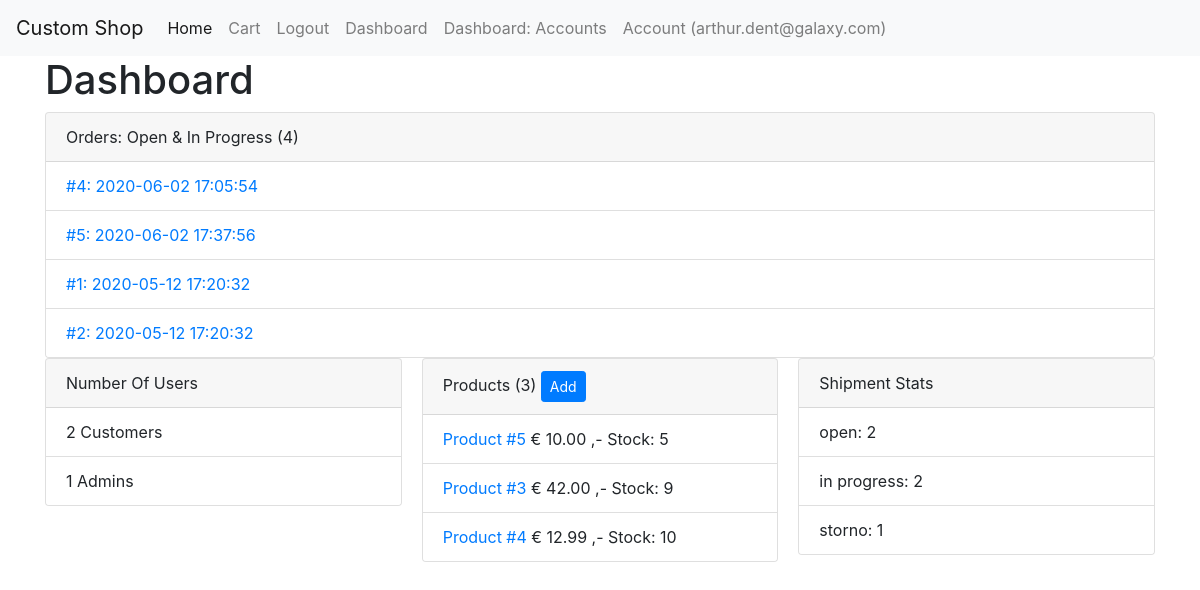
The app's page /dashboard (signed in) with its own data.
### tables this page shows
CREATE TABLE IF NOT EXISTS `orders` (
                                        `id` int(11) NOT NULL AUTO_INCREMENT,
                                        `crdate` timestamp NOT NULL DEFAULT CURRENT_TIMESTAMP COMMENT 'creation date',
                                        `user_id` int(11) NOT NULL,
                                        `products` text NOT NULL COMMENT 'Serialization or ordered products',
                                        `delivery_address_id` int(11) NOT NULL,
                                        `invoice_address_id` int(11) NOT NULL,
                                        `payment_id` int(11) NOT NULL,
                                        `status` enum('open','in progress','in delivery','storno','delivered') NOT NULL,
                                        PRIMARY KEY (`id`)
);

CREATE TABLE IF NOT EXISTS `products` (
                                          `id` int(11) NOT NULL AUTO_INCREMENT,
                                          `name` varchar(255) NOT NULL,
                                          `description` text,
                                          `price` float NOT NULL,
                                          `stock` int(11) NOT NULL,
                                          `images` text,
                                          PRIMARY KEY (`id`)
);

### core/View.php (called while the page is built, shortened)
<?php
class View
{
    public static function load (string $view, array $params = [], string $layout = 'main')
    {
        require_once __DIR__ . "/../resources/views/layouts/$layout.php";
    }
}

### app/Controllers/AdminController.php (called while the page is built, shortened)
<?php
class AdminController
{
    public function dashboard ()
    {
        $db = new Database();
        $numberOfUsers = $db->query("SELECT COUNT(*) AS numberofusers, is_admin FROM users GROUP BY is_admin");
        $products = Product::all();
        usort($products, function ($a, $b) {
            if ($a->stock === $b->stock) {
                return 0;
            }
            if ($a->stock < $b->stock) {
                return -1;
            } else {
                return 1;
            }
        });
        $productStats = $db->query('SELECT COUNT(*) AS count, status AS label FROM orders GROUP BY status');
        $openOrders = Order::findByStatus('open');
        $inProgressOrders = Order::findByStatus('in progress');
        $ordersToList = array_merge($openOrders, $inProgressOrders);
        View::load('admin/dashboard', [
            'numberOfUsers' => $numberOfUsers,
            'products' => $products,
            'productStats' => $productStats,
            'openOrders' => $ordersToList
        ]);
    }
}

### index.php (called while the page is built, shortened)
<?php
spl_autoload_register(function ($namespaceAndClassname) {
    $namespaceAndClassname = str_replace('Core', 'core', $namespaceAndClassname);
    $namespaceAndClassname = str_replace('App', 'app', $namespaceAndClassname);
    $filepath = str_replace('\\', '/', $namespaceAndClassname);
});
$app = new \Core\Bootstrap();

### core/Helpers/Config.php (called while the page is built, shortened)
<?php
class Config
{
    public static function get ($configString = '', $default = null)
    {
        if (strlen($configString) >= 3) {
            $filename = explode('.', $configString)[0];
            $key = explode('.', $configString)[1];
            $config = require __DIR__ . "/../../config/$filename.php";
            if (array_key_exists($key, $config)) {
                return $config[$key];
            } else {
                return $default;
            }
        }
    }
}

### config/database.php (called while the page is built)
<?php
return [
    'host' => 'mariadb',
    'username' => 'root',
    'password' => 'password',
    'dbname' => 'mvc',
    'port' => 3306
];

### core/Database.php (called while the page is built, shortened)
<?php
class Database
{
    private $link;
    public function __construct ()
    {
        $this->link = new \mysqli(
            Config::get('database.host'),
            Config::get('database.username'),
            Config::get('database.password'),
            Config::get('database.dbname'),
            Config::get('database.port', 3306)
        );
        $this->link->set_charset('utf8');
    }
    public function query (string $sql, array $params = [])
    {
        $this->stmt = $this->link->prepare($sql);
        if (count($params) >= 1) {
            $paramTypes = [];
            $paramValues = [];
            foreach ($params as $key => $value) {
                $paramTypes[] = explode(':', $key)[0];
                $_value = $value;
                $paramValues[] = &$_value;
            }
            $paramString = implode('', $paramTypes);
            array_unshift($paramValues, $paramString);
            @call_user_func_array([$this->stmt, 'bind_param'], $paramValues);
        }
        $this->stmt->execute();
        $result = $this->stmt->get_result();
        return $result->fetch_all(MYSQLI_ASSOC);
    }
}

### app/Models/Order.php (called while the page is built, shortened)
<?php
class Order
{
    public static $tableName = 'orders';
    public function fill (array $data = [])
    {
        $this->id = $data['id'];
        $this->crdate = $data['crdate'];
    }
    public static function findByStatus (string $status = 'open')
    {
        $db = new Database();
        $tableName = self::$tableName;
        $result = $db->query("SELECT * FROM $tableName WHERE status = ?", [
            's:status' => $status
        ]);
        $data = [];
        foreach ($result as $resultItem) {
            $date = new self($resultItem);
            $data[] = $date;
        }
        return $data;
    }
}

### core/Models/ModelTrait.php (called while the page is built, shortened)
<?php
trait ModelTrait
{
    public static function all ()
    {
        $db = new Database();
        $tableName = self::$tableName;
        if (property_exists(self::class, 'softDelete') && self::$softDelete === true) {
            $result = $db->query("SELECT * FROM $tableName WHERE is_deleted IS NOT TRUE");
        } else {
            $result = $db->query("SELECT * FROM $tableName");
        }
        $data = [];
        foreach ($result as $resultItem) {
            $date = new self($resultItem);
            $data[] = $date;
        }
        return $data;
    }
    public static function find (int $id)
    {
        $db = new Database();
        $tableName = self::$tableName;
        $result = $db->query("SELECT * FROM {$tableName} WHERE id = ?", [
            'i:id' => $id
        ]);
        $data = new self($result[0]);
        return $data;
    }
}

### app/Models/Product.php (called while the page is built, shortened)
<?php
class Product
{
    public $price = 0.0;
    public function fill (array $data = [])
    {
        $this->id = $data['id'];
        $this->name = $data['name'];
        $this->price = $data['price'];
        $this->stock = $data['stock'];
    }
    public function getPrice ()
    {
        return self::formatPrice($this->price);
    }
    public static function formatPrice ($price)
    {
        return sprintf('&euro; %.2f ,-', $price);
    }
}

### resources/views/admin/dashboard.view.php (the view)
<h1>Dashboard</h1>
<div class="card">
    <div class="card-header">
        Orders: Open & In Progress (<?php echo count($openOrders); ?>)
    </div>
    <ul class="list-group list-group-flush">
        <?php foreach ($openOrders as $openOrder): ?>
            <li class="list-group-item">
                <a href="orders/<?php echo $openOrder->id; ?>/edit">
                    <?php printf('#%d: %s', $openOrder->id, $openOrder->crdate); ?>
                </a>
            </li>
        <?php endforeach; ?>
    </ul>
</div>
<div class="card-columns">
    <div class="card">
        <div class="card-header">
            Number Of Users
        </div>
        <ul class="list-group list-group-flush">
            <?php
            foreach ($numberOfUsers as $numberOfUsersData) {
                if ($numberOfUsersData['is_admin'] === 1) {
                    $label = 'Admins';
                } else {
                    $label = 'Customers';
                }
                $value = $numberOfUsersData['numberofusers'];
                echo "<li class=\"list-group-item\">$value $label</li>";
            }
            ?>
        </ul>
    </div>
    <div class="card">
        <div class="card-header">
            Products (<?php echo count($products); ?>)
            <a href="dashboard/products/add" class="btn btn-primary btn-sm">Add</a>
        </div>
        <ul class="list-group list-group-flush">
            <?php foreach ($products as $product): ?>
                <li class="list-group-item">
                    <a href="products/<?php echo $product->id; ?>/edit">
                        <?php echo $product->name; ?>
                    </a>
                    <?php echo $product->getPrice(); ?>
                    <span>
                    Stock: <?php echo $product->stock; ?>
                </span>
                </li>
            <?php endforeach; ?>
        </ul>
    </div>
    <div class="card">
        <div class="card-header">
            Shipment Stats
        </div>
        <ul class="list-group list-group-flush">
            <?php foreach ($productStats as $productStat): ?>
                <li class="list-group-item">
                    <?php echo $productStat['label']; ?>: <?php echo $productStat['count']; ?>
                </li>
            <?php endforeach; ?>
        </ul>
    </div>
</div>

### records on screen
orders: id "4", crdate "2020-06-02 17:05:54"
orders: id "5", crdate "2020-06-02 17:37:56"
orders: id "1", crdate "2020-05-12 17:20:32"
orders: id "2", crdate "2020-05-12 17:20:32"
products: name "Product #5", price "€ 10.00 ,-", stock "5"
products: name "Product #3", price "€ 42.00 ,-", stock "9"
products: name "Product #4", price "€ 12.99 ,-", stock "10"

### other values on screen
count($openOrders) "4"
$value "2"
$label "Customers"
$value "1"
$label "Admins"
count($products) "3"
$productStat['label'] "open"
$productStat['count'] "2"
$productStat['label'] "in progress"
$productStat['label'] "storno"
$productStat['count'] "1"
